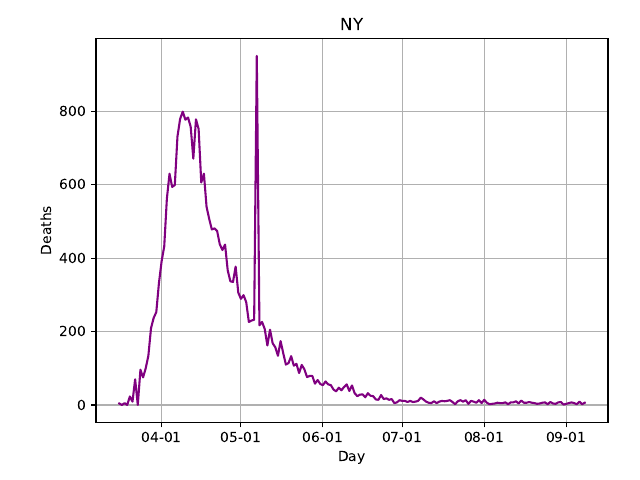

Here is the Python script that generated this plot:
# ## COVID testing and mortality data for the US states

# This notebook considers the relationship between COVID mortality and
# testing results for SARS-CoV-2 coronavirus exposure/infection, using
# data for the US obtained from the [COVID Tracking
# project](covidtracking.com).
#
# You can get the data by going to https://covidtracking.com/api, then
# downloading the CSV file under "historic state data".  Make sure to
# save the data using file name "ctp_daily.csv".  A direct link to the
# data is here:
#
# https://covidtracking.com/api/v1/states/daily.csv
#
# We will also use data about the population size for the US states.
# This can be obtained from various sources, we will get it directly
# from Wikipedia below.
#
# Our main interest here will be to assess whether the reported
# testing data for active viral infections are sufficient to explain
# the variation in COVID-related mortality.  People who die of COVID
# may do so 1-4 weeks after being infected (in most cases).
# Therefore, it is reasonable to anticipate that deaths will follow
# infections, with a time lag of this order.
#
# Testing in the US has been done quite haphazardly.  If we were
# testing a representative subset of the US population every day using
# an accurate test, it would be reasonable to anticipate a nearly 1-1
# relationship between positive test counts and mortality counts, at a
# lag as stated above.  In reality, testing varies over time and
# between states.  The people getting tested are not at all
# representative of the total population, or even of the high-risk
# population.
#
# An additional factor is that not everyone who becomes infected with
# the coronavirus has the same chance of dying.  For example.  older
# people, males, and people in poor health are more likely to die.
# However we do not have data on either testing or mortality
# stratified by these factors.  This deficiency is expected to weaken
# the relationship between test results and mortality in our data.
#
# The analysis below focuses on using Poisson and related forms of GLM
# regression to understand the relationship between coronavirus test
# results and COVID mortality.  The analysis illustrates a number of
# aspects of generalized linear modeling that are important in many
# other settings.

import pandas as pd
import numpy as np
import statsmodels.api as sm
from matplotlib.backends.backend_pdf import PdfPages
import matplotlib.pyplot as plt
import matplotlib.dates as mdates
import os

# Set this to False if you don't have gnuplot on your machine.  You
# can get gnuplot from www.gnuplot.info.

use_termplot = True

if use_termplot:
    import termplotlib as tpl

# Plot graphs here.

pdf = PdfPages("testing_mortality_usa.pdf")

# Below we get state population data from Wikipedia.  We only download
# the file one time and store it locally as 'states.csv'.

if not os.path.exists("states.csv"):

    # Map full state names to postal codes
    dm = {"Alabama": "AL", "Alaska": "AK", "Arizona": "AZ", "Arkansas": "AR", "California": "CA",
        "Colorado": "CO", "Connecticut": "CT", "Delaware": "DE", "District of Columbia": "DC",
        "Florida": "FL", "Georgia": "GA", "Hawaii": "HI", "Idaho": "ID", "Illinois": "IL", "Indiana": "IN",
        "Iowa": "IA", "Kansas": "KS", "Kentucky": "KY", "Louisiana": "LA", "Maine": "ME", "Maryland": "MD",
        "Massachusetts": "MA", "Michigan": "MI", "Minnesota": "MN", "Mississippi": "MS", "Missouri": "MO",
        "Montana": "MT", "Nebraska": "NE", "Nevada": "NV", "New Hampshire": "NH", "New Jersey": "NJ",
        "New Mexico": "NM", "New York": "NY", "North Carolina": "NC", "North Dakota": "ND", "Ohio": "OH",
        "Oklahoma": "OK", "Oregon": "OR", "Pennsylvania": "PA", "Puerto Rico": "PR", "Rhode Island": "RI",
        "South Carolina": "SC", "South Dakota": "SD", "Tennessee": "TN", "Texas": "TX", "Utah": "UT",
        "Vermont": "VT", "Virginia": "VA", "Washington": "WA", "West Virginia": "WV", "Wisconsin": "WI",
        "Wyoming": "WY"}

    ta = pd.read_html("https://simple.m.wikipedia.org/wiki/List_of_U.S._states_by_population",
                      attrs={"class": "wikitable sortable"})
    ta = ta[0].iloc[:, 2:4]
    ta["SA"] = [dm.get(x, "") for x in ta.State]
    ta = ta.loc[ta.SA != "", :]
    ta.columns = ["state", "pop", "SA"]
    ta = ta.loc[:, ["state", "SA", "pop"]]
    ta = ta.sort_values(by="state")
    ta.to_csv("states.csv", index=None)

# Next we load and merge the COVID data and the state population data.

df = pd.read_csv("ctp_daily.csv")
dp = pd.read_csv("states.csv")
dp = dp.drop("state", axis=1)
df = pd.merge(df, dp, left_on="state", right_on="SA", how="left")
df["pdate"] = pd.to_datetime(df.date, format="%Y%m%d")
dx = df.loc[:, ["date", "pdate", "state", "positive", "negative", "death", "pop"]].dropna()
dx = dx.sort_values(by=["state", "pdate"])

# The data as provided are cumulative, so we difference it to get the
# daily values.

dx["ddeath"] = dx.groupby("state")["death"].diff()
dx["dpositive"] = dx.groupby("state")["positive"].diff()
dx["dnegative"] = dx.groupby("state")["negative"].diff()
dx = dx.dropna()

# A few values are negative when differenced, replace them with zero.
for x in "ddeath", "dpositive", "dnegative":
    dx[x] = dx[x].clip(0, np.inf)

# ## Relationship between testing results and mortality
#
# The COVID Tracking project reports cumulative daily counts of
# COVID-related deaths for each US state, and also reports the
# cumulative numbers of positive and negative COVID tests.  The tests
# reported are primarily PCR tests that assess for viral RNA, which
# should indicate an active or recently cleared SARS-CoV-2 infection.
# The number of positive tests and the number of negative tests are
# reported for each US state and for each day.  Above we differenced
# the cumulative data to obtain per-day values for positive tests,
# negative tests, and deaths (mortality).

# Below we plot the daily death counts, and the daily counts of
# positive and negative tests for several states.

fmt = mdates.DateFormatter("%m-%d")
months = mdates.MonthLocator()

# Total tests per day in a state
dx["dtests"] = dx["dpositive"] + dx["dnegative"]

for st in "NY", "MI", "TX":
    for vn in "ddeath", "dpositive", "dtests":

        ti = {"ddeath": "Deaths", "dpositive": "Positive tests",
              "dtests": "Total tests"}[vn]

        da = dx.loc[dx.state==st, :]

        # Plot a crude graph in the terminal
        if use_termplot:
            fig = tpl.figure()
            x = (da.pdate - pd.to_datetime("2020-01-01")).dt.days
            fig.plot(x, da[vn].values, xlabel="Days since Jan 1, 2020",
                     title="%s/day in %s" % (ti, st))
            fig.show()
            print("")

        # Plot a nice graph and save it as a pdf
        plt.clf()
        plt.axes([0.15, 0.12, 0.8, 0.8])
        plt.grid(True)
        plt.plot(da.pdate.values, da[vn].values, '-', color='purple')
        plt.title(st)
        plt.xlabel("Day")
        plt.ylabel(ti)
        plt.gca().xaxis.set_major_formatter(fmt)
        plt.gca().xaxis.set_major_locator(months)
        pdf.savefig()

# Sum x from d2 days back in time to d1 days back in time, inclusive
# of both endpoints.  d2 must be greater than d1.

def wsum(x, d1, d2):
    w = np.ones(d2 + 1)
    if d1 > 0:
        w[-d1:] = 0
    y = np.zeros_like(x)
    y[d2:] = np.convolve(x.values, w[::-1], mode='valid')
    return y

for j in range(4):
    dx["cumpos%d" % j] = dx.groupby("state").dpositive.transform(lambda x: wsum(x, 7*j, 7*j+6))
    dx["cumneg%d" % j] = dx.groupby("state").dnegative.transform(lambda x: wsum(x, 7*j, 7*j+6))
    dx["logcumpos%d" % j] = np.log(dx["cumpos%d" % j] + 1)
    dx["logcumneg%d" % j] = np.log(dx["cumneg%d" % j] + 1)

# Below we will use regression analysis to try to understand how
# SARS-CoV-2 testing results relate to COVID mortality.  A reasonable
# hypothesis would be that a greater number of positive test results
# predicts greater mortality, at a 1-4 week lag.  More specifically,
# all else held equal, comparing two places/times where the COVID
# prevalence differs by a factor of two over the past month, we expect
# there to be a factor of two difference in COVID mortality today.
#
# Another plausible hypothesis (that turns out not to be supported by
# the data) is that the ratio of positive to negative test results,
# rather than the absolute number of positive test results, could be a
# stronger predictor of mortality.  This is based on the logic that
# taking this ratio corrects for the fact that states may increase
# their testing when a big surge in cases is expected.
#
# There are several other factors that we should consider and account
# for if possible:
#
# * The virus arrived in different states at different times, e.g. it
# arrived in New York before it arrived in South Dakota.
#
# * States vary greatly in terms of population size.  It is possible
# that death counts scale with population size (although early in an
# epidemic this may not hold).
#
# * Transmission rates may vary by state, e.g. due to population
# density.
#
# * The seasons were changing just as the epidemic in the US reached
# its peak.  Spring weather may reduce transmission rates.
#
# * The infection/fatality ratio (IFR) may vary by state due to
# demographic characteristics of the population and prevalence of
# comorbidities.

# To account for differences in the time when the disease arrived in
# each state, we identify the date of the first COVID death, then
# include only the data starting 10 days after that date.

def firstdeath(x):
    if (x.death == 0).all():
        return np.inf
    ii = np.flatnonzero(x.death > 0)[0]
    return x.pdate.iloc[ii]

xx = dx.groupby("state").apply(firstdeath)
xx.name = "firstdeath"
dx = pd.merge(dx, xx, left_on="state", right_index=True)

# Create a "relative date" variable, counting the days from the first
# COVID death in a state.

dx["rdate"] = (dx.pdate - dx.firstdeath).dt.days
dx = dx.loc[dx.rdate >= 10, :]

# Get the day of the week (Monday=0, Tuesday=1, etc.), which will be
# used as a covariate.  For administrative reasons, there are big
# differences in the reporting of deaths and test results by day.

dx["weekday"] = dx.pdate.dt.weekday

# Get the log population size (for each state).

dx["lpop"] = np.log(dx["pop"])

# Below is an initial regression analysis looking at mortality counts
# per state/day as an outcome, predicted by positive and negative
# testing results at multiple lags.  We also include state level fixed
# effects to control for the possibility of different ascertainment,
# different infection/fatality ratios, and other forms of
# heterogeneity among the states.  This initial model is fit using a
# quasi-Poisson generalized linear modeling (GLM) approach.  The model
# includes fixed effects for the states and for the days of the week.

fml = "ddeath ~ 0 + C(state) + C(weekday) + "
fml += " + ".join(["logcumpos%d" % j for j in range(4)])
fml += " + "
fml += " + ".join(["logcumneg%d" % j for j in range(4)])
m1 = sm.GLM.from_formula(fml, data=dx, family=sm.families.Poisson())
r1 = m1.fit(scale="X2")
print(r1.summary())

# A perfect 1-1 relationship between testing and mortality would
# manifest as a perfect linear relationship between the log number of
# cases and the log number of positive tests.  However people who die
# of COVID expire at varying times relative to the date of their
# positive test. A very simple way to look at the scaling is that if
# all four lagging windows of positive tests increased by a given
# factor, then the number of deaths today would be expected to
# increase by this same factor.  This would imply that the
# coefficients for the positive test variables should sum to 1.
#
# The coefficients for the number of negative tests are informative in
# that they tell us whether we should consider the total amount of
# testing, or only the number of positive tests.  It is anticipated
# that the coefficients for negative tests would be negative, and if
# they are the additive inverses of the corresponding coefficients for
# positive tests, this would support using the proportion of positive
# tests, rather than the absolute number of positive tests, as a
# predictor of population exposure.

# An alternative approach to accommodating differences among the
# states is to use generalized estimating equations (GEE), clustering
# the data by states.  This accounts for correlations between the
# observations within a state without adding a large number of fixed
# effects parameters to the model.  We include here the log of each
# state's population to account for the state-to-state differences
# that are related to population size.

fml = "ddeath ~ C(weekday) + lpop + "
fml += " + ".join(["logcumpos%d" % j for j in range(4)])
fml += " + "
fml += " + ".join(["logcumneg%d" % j for j in range(4)])
m2 = sm.GEE.from_formula(fml, data=dx, groups="state", family=sm.families.Poisson())
r2 = m2.fit(scale="X2")
print(r2.summary())

# ## State effects

# The analysis above uses state-level fixed effects to account for
# state-to-state differences from various sources.  From a statistical
# perspective, this is one of several ways to address this issue.
# Including large numbers of fixed effects in any regression model can
# raise concerns about there being sufficient data to estimate these
# parameters.  This is classically known as the "Neyman-Scott"
# problem.  Alternatives to fixed effects include mutilevel analysis,
# shrunken fixed effects, and marginal analysis that allow for
# covariances within states (which we have done here via GEE).

# Extract the state fixed effects
pa = r1.params
stfe = [[x[9:11], y] for x, y in zip(pa.index, pa.values) if "state" in x]
stfe = pd.DataFrame(stfe, columns=["state", "coef"])
stfe = stfe.sort_values(by="coef")
print("\nState fixed effects:\n")
print(stfe, "\n\n")

# The state fixed effects discussed above are estimates, not exact
# values.  We can get a sense for how precise the estimates are by
# considering the standard errors. Note that these standard errors may
# be too small, as there is likely to be serial correlation in the
# counts that is not accounted for.  However taken at face-value, the
# standard errors suggest that the state fixed effects are estimated
# with reasonable accuracy.

ii = [i for i, x in enumerate(pa.index) if "state" in x]
c = r1.cov_params().iloc[ii, ii]
stfe["se"] = np.diag(c)

# Trimming off the tails, the state fixed effect coefficients range
# from roughly -1.5 to +1.5, a range of around 3.  Since exp(3) ~ 20,
# this suggests that there are pairs of states that would have around
# 20-fold different mortality even under the same amount of positive
# and negative test results.

# ## Alternative models and additional sources of confounding

# As with any observational data set, there are many opportunities for
# confounding to mislead us.  One such possibility is that all the US
# states have progressed through the COVID epidemic over roughly the
# same time period, and during this time the weather became much
# warmer in most of the US.  In fact, weather is just one possible
# confounder indexed by time (e.g. standards of care have evolved and
# may have impacted the IFR).  To address this possibility, we fit
# models in which calendar date, or date relative to the state's first
# COVID death are included as controls.  We find that the coefficients
# for the positive and negative testing results are relatively
# invariant to inclusion of these terms.  Also, based on an AIC
# comparison between models 1 and 3, the inclusion of rdate (the
# number of days within a state since that state's first recorded
# COVID death) does not improve the model fit.

fml = "ddeath ~ 0 + C(state) + C(weekday) + bs(rdate, 5) + "
fml += " + ".join(["logcumpos%d" % j for j in range(4)])
fml += " + "
fml += " + ".join(["logcumneg%d" % j for j in range(4)])
m3 = sm.GLM.from_formula(fml, data=dx, family=sm.families.Poisson())
r3 = m3.fit(scale="X2")
print(r3.summary())
print("\nModel 1 AIC: %f" % r1.aic)
print("Model 3 AIC: %f" % r3.aic)

# Since population size is a state-level variable and we already have
# included state fixed effects in the model, a main effect of
# population size has already been accounted for in the models above.
# However we can take the question of population scaling a bit further
# by considering interactions between population size and the positive
# test counts.  As shown below however, these coefficients do not
# improve model fit based on the AIC.

dx["lpop_cen"] = dx.lpop - dx.lpop.mean()
fml = "ddeath ~ 0 + C(state) + C(weekday) + bs(rdate, 5) + "
fml += " + ".join(["lpop_cen*logcumpos%d" % j for j in range(4)])
fml += " + "
fml += " + ".join(["lpop_cen*logcumneg%d" % j for j in range(4)])
m4 = sm.GLM.from_formula(fml, data=dx, family=sm.families.Poisson())
r4 = m4.fit(scale="X2")
print("Model 4 AIC: %f" % r4.aic)

# ## Dispersion and the scale parameter

# Above we focused on the mean structure of the model, which is
# reflected in the slope parameters for the covariates.  These
# parameters determine the expected mortality count for any given
# state/date pair.  We should also consider to what extent the data
# are scattered with respect to this mean.  This is captured through
# the scale parameter of the quasi-Poisson regression.

print("\nScale parameter estimates:")
print(r1.scale)
print(r2.scale)
print(r3.scale)
print(r4.scale, "\n")

# In an ideal Poisson regression, the scale parameter is equal to 1,
# meaning that the conditional variance is equal to the conditional
# mean.
#
# The conventional approach for estimating the scale parameter is
# analogous to the sample variance, using the "Pearson residuals".

resid = r2.resid_pearson

# This is how the Pearson residuals are constructed:
f = np.exp(np.dot(m2.exog, r2.params))
resid0 = (m2.endog - f) / np.sqrt(f)

# Confirm that the residuals are calculated as expected
assert(np.all(np.abs(resid - resid0) < 1e-10))

# Confirm that the scale parameter estimate is calculated as expected
assert(np.abs(np.sum(resid**2) / (len(resid) - m2.exog.shape[1]) - r2.scale) < 1e-10)

# As we saw above, there are some large outliers in the mortality
# data, and we have good reason to believe that these outliers do not
# reflect actual daily death counts.  Therefore it might make sense to
# use an alternative approach to calculating the scale parameter that
# is not too strongly influenced by a few outlying values.  One way to
# do this is using "Huber's proposal 2" estimate of the scale.  This
# estimator solves a modified ("clipped") version of the moment-based
# estimating equation solved by the usual Pearson estimate of the
# scale parameter.

def g(s, resid):
    c = 1.345
    return np.sum(np.clip(resid / s, -c, c)**2)

# This is around 0.84, slightly less than 1 due
# to clipping.
gam = g(1, np.random.normal(size=50000)) / 50000

# Calculate robust estimates of the scale parameter for each of the
# models discussed above.

def huber_scale(resid, p):

    # This is the equation that we wish to solve to estimate
    # the scale parameter s.
    nobs = len(resid)
    def h(s):
        return g(s, resid).sum() - gam*(nobs - p)

    # Left bracket
    s0 = r.scale
    while h(s0) < 0:
        s0 /= 2

    # Right bracket
    s1 = r.scale
    while h(s1) > 0:
        s1 *= 2

    return root_scalar(h, bracket=[s0, s1]).root**2

from scipy.optimize import root_scalar
scale_huber = []
for (m, r) in (m1, r1), (m2, r2), (m3, r3), (m4, r4):
    s = huber_scale(r.resid_pearson, m1.exog.shape[1])
    scale_huber.append(s)

print("\nRobust scale parameter estimates:")
for s in scale_huber:
    print("%f" % s)
print("")

# In a perfect Poisson situation, the variance would be equal to the
# mean.  This perfect Poisson behavior would arise if we had
# independence and homogeneity -- independence meaning that any two
# people living in the same state on the same day die of COVID
# independently of each other, and homogeneity meaning that any two
# people living in the same state on the same day have the same
# probability of dying of COVID.  Neither condition is likely to hold,
# but the homogeneity condition is particularly problematic.  Our data
# are not stratified by known risk factors, sex and age being most
# well-established.  Pooling data with different event probabilities
# will give us a scale parameter greater than 1, as is seen here.
#
# Although we don't have access to the stratified data that we would
# need to characterize these sources of dispersion, we can do some
# sensitivity analyses to see to what extent age and sex effects might
# inflate the scale parameter.

# The following function implements a form of sensitivity analysis in
# which we attempt to identify population structures that are
# consistent with the findings we reached above with the COVID
# tracking project data.  Our goal here is to get a better sense for
# how much heterogeneity would be needed to attain a scale parameter
# around 10, while respecting the marginal mean structure estimated
# above.  We can do this, in a very hypothetical way, by imagining
# that our population consists of two groups with different risks.  If
# we specify the prevalences of these two groups, and the risk ratio
# between them, and force the marginal mean to agree with what we
# found above, we can calculate the scale parameter.
#
# This idea is implemented in the function below.  The parameter
# 'high_risk' is a hypothetical risk ratio between a high risk group
# and a low risk group.  The parameter 'pr_high' is the hypothetical
# proportion of the population in the high risk group.

def scale_2group(high_risk, pr_high):

    # Setting f=high_risk, fraction pr_high of the cases will have
    # mean equal to f*s*ex, where ex is the mean of the observed data.
    # Fraction 1 - pr_high of the cases will have mean equal to s*ex.
    # Thus, the ratio of the mean in the first group to the mean in
    # the second group is f=high_risk.  To match the marginal mean of
    # the data, we need to solve p*f*s + (1-p)*s = 1.

    # The first group has mean f[0]*ex, the second group has mean
    # f[1]*ex.
    f = np.r_[1, high_risk]

    # The first group has frequency pr[0], the second group has
    # frequency pr[1]
    pr = np.r_[1 - pr_high, pr_high]

    # Adjust f so that f[1]/f[0] = high_risk, and the marginal mean
    # matches the fitted mean from the data.
    f /= np.dot(f, pr)

    # Get the means for the two hypothetical groups.
    ex = r1.fittedvalues
    exq = [fx*ex for fx in f]

    # Get the marginal variance if we are sampling from the mixed
    # populations of the two groups.
    mcv = sum([p*b for (p, b) in zip(pr, exq)])
    vcm = sum([p*(b-ex)**2 for (p, b) in zip(pr, exq)])
    tv = mcv + vcm

    # Return the scale parameter that would be seen if working with
    # pooled data from these two subpopulations.

    return (tv / ex).mean()

# We can now calculate the hypothetical scale parameter for an
# imaginary population in which 50% of the population (i.e. males) is
# 4 times more likely to die than the other people (females), we get a
# scale parameter that is similar to the observed scale parameter.
# This suggests that the scale parameters that we are obtaining can be
# explained by the heterogeneity driven by established risk factors
# such as age and sex.

print("Scale parameter due to 4-fold greater risk in half of the population:")
print(scale_2group(4.0, 0.5), "\n")

# Calculate the scale parameter by state.  Our goal here is to
# understand the variance structure of the data.  If the scale
# parameters differ strongly by state, we haven't adequately captured
# the variance structure.

ds = pd.DataFrame({"state": m1.data.frame.state, "exp": r1.fittedvalues,
                   "obs": m1.data.frame.ddeath})
ds["resid"] = (ds["obs"] - ds["exp"]) / np.sqrt(ds["exp"])
p = m1.exog.shape[1]
state_scale = []
for st, dt in ds.groupby("state"):
    s = np.sum(dt["resid"]**2) / (dt.shape[0] - p)
    hs = huber_scale(dt["resid"], p)
    state_scale.append([st, s, hs])
state_scale = pd.DataFrame(state_scale, columns=["state", "scale", "robust_scale"])
state_scale = state_scale.sort_values(by="robust_scale")

# Merge in the total number of deaths by state
td = dx.groupby("state").aggregate({"ddeath": np.sum})
state_scale = pd.merge(state_scale, td, left_on="state", right_index=True)
state_scale = state_scale.rename(columns={"ddeath": "total_deaths"})

## Assess the mean/variance relationship, attempt to find a
## relationship of the form Var(Y|X) = E[Y|X]^p

dr = pd.DataFrame({"fit": r1.fittedvalues, "resid": r1.resid_pearson})
dr["resid"] /= r1.fittedvalues**0.27  # Adjust this exponent to get a constant trend
dr["fitg"] = pd.qcut(dr["fit"], 20)
p = r1.model.exog.shape[1]
ds = dr.groupby("fitg").aggregate({"fitg": "first", "fit": np.mean,
                                   "resid": [np.var, lambda x: huber_scale(x, p/20)]})
ds.columns = [" ".join(x) for x in ds.columns]
ds = ds.rename(columns={"fitg first": "fit_range", "fit mean": "fit_mean",
                        "resid var": "scale", "resid <lambda_0>": "robust_scale"})

if use_termplot:
    fig = tpl.figure()
    fig.plot(ds.fit_mean, ds.robust_scale, xlabel="Conditional mean",
             title="Scale parameter")
    fig.show()

# Fit the model with the variance structure suggested by the above
# analysis

mp = sm.families.Poisson()
mp.variance = sm.families.varfuncs.Power(1.5)
fml = "ddeath ~ 0 + C(state) + C(weekday) + "
fml += " + ".join(["logcumpos%d" % j for j in range(4)])
fml += " + "
fml += " + ".join(["logcumneg%d" % j for j in range(4)])
m1z = sm.GLM.from_formula(fml, data=dx, family=mp)
r1z = m1z.fit(scale="X2")

# This is an equivalent model to what we have above, showing that the
# family parameter doesn't matter as long as the link and variance
# structures agree (at least for parameter estimation and standard
# errors).

m1t = sm.GLM.from_formula(fml, data=dx, family=sm.families.Tweedie(var_power=1.5))
r1t = m1t.fit(scale="X2")
assert(np.allclose(r1z.params, r1t.params))
assert(np.allclose(r1z.bse, r1t.bse)) # standard errors

# This is a sanity-check, to make sure that the results do change if we
# use different variance models.

m1x = sm.GLM.from_formula(fml, data=dx, family=sm.families.Tweedie(var_power=1.8))
r1x = m1x.fit(scale="X2")

assert(not np.allclose(r1x.params, r1t.params))
assert(not np.allclose(r1x.bse, r1t.bse)) # standard errors

# Refit the GLMs with heteroscedasticity-robust standard errors

r1x = m1.fit(cov_type="HC0")
r3x = m3.fit(cov_type="HC0")
r4x = m4.fit(cov_type="HC0")

pdf.close()
